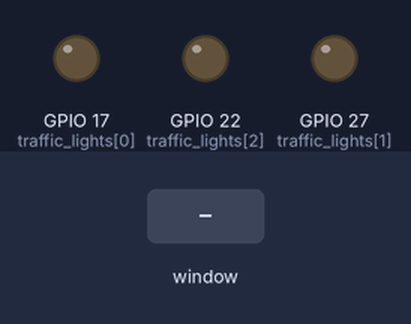
Bench run of a program on a simulated Raspberry Pi (BCM pin numbers). Shown: output pins drawn as LEDs (lit = HIGH). The inputs (shaded band) are chosen by the test bench. The desktop window is not drawn, its controls go by their first labels and the mouse button is held 0.15 s.

Above: at 1.2 s.
1.3 s: control labelled "STOP" in the window clicked
At 2.2 s:
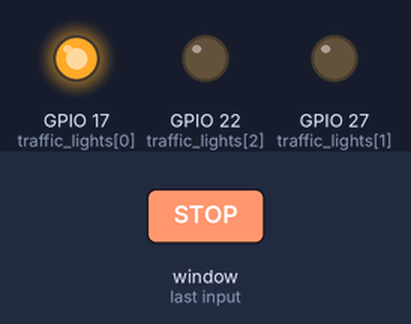
2.8 s: control labelled "SLOW" in the window clicked
At 3.3 s:
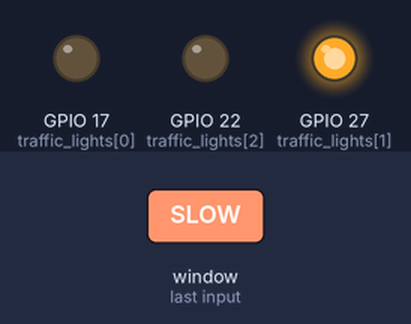
4.3 s: control labelled "GO" in the window clicked
At 5.7 s:
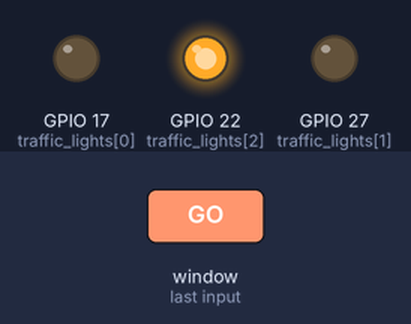
Timing chart, 0 to 7.3 s (numbered marks = the images above; inputs shaded):
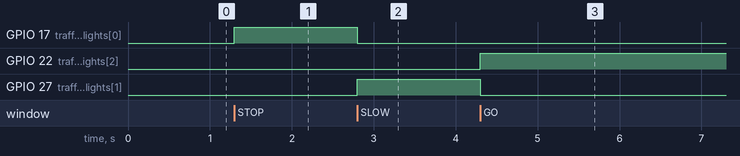

The program:

traffic-gui.py
```python
#import libraries
from guizero import App, PushButton, Text
from gpiozero import LEDBoard

#Define the leds
traffic_lights = LEDBoard(17, 27, 22)

#Define the functions for each button
def stoplight():
    traffic_lights.value = (1, 0, 0)

def slowlight():
    traffic_lights.value = (0, 1, 0)

def golight():
    traffic_lights.value = (0, 0, 1)


#Define the app
app = App(title="Traffic Lights")
app.bg = "aqua"

#Create the title
traffic = Text(app, text="Traffic Light Control")
traffic.text_size = 20

#Create the buttons
stop = PushButton(app, text="STOP", command=stoplight)
stop.bg = "red"
stop.text_size = 20
slow = PushButton(app, text="SLOW", command=slowlight)
slow.bg = "yellow"
slow.text_size = 20
go = PushButton(app, text="GO", command=golight)
go.bg = "green"
go.text_size = 20

#display the app
app.display()
```

Measured:
- after the input at 1.3 s, GPIO 17 (traffic_lights[0]): LOW → HIGH at once
- after the input at 2.8 s, GPIO 17 (traffic_lights[0]): HIGH → LOW at once; GPIO 27 (traffic_lights[1]): LOW → HIGH at once
- after the input at 4.3 s, GPIO 22 (traffic_lights[2]): LOW → HIGH at once; GPIO 27 (traffic_lights[1]): HIGH → LOW at once
